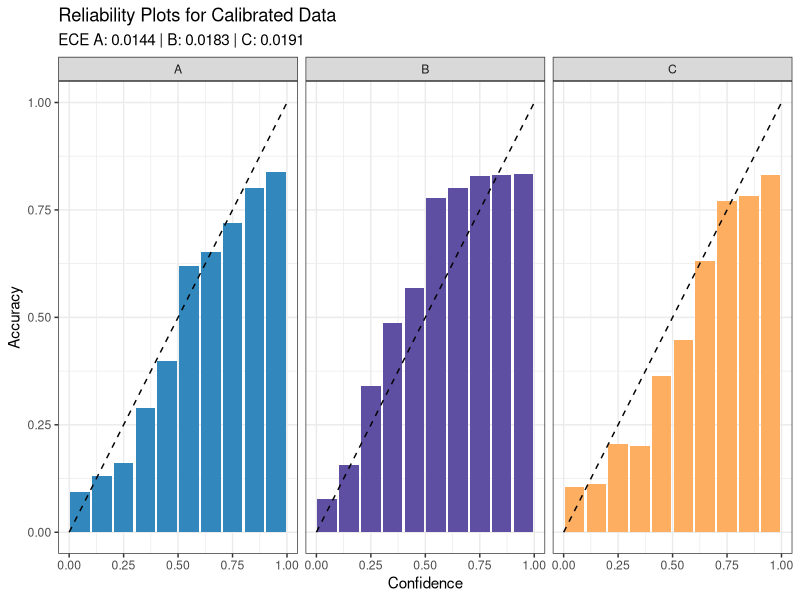

Generate this figure with R:
## Code to create reliability diagrams for calibrated data (20k dataset)

#Importing necessary libraries and data
library(tidyverse)
library(ggplot2)
calibrated <- read_csv("../results/testVectorScaled.csv")

#Setting colors for chart
group.colors = c("A" = "#3288BDFF", "B" = "#5E4FA2FF", "C" = "#FDAE61FF")

#Set ideal reliability for comparison
reliabilityIdeal <- data_frame(
  conf = c(0, .1, 0.2, 0.3, 0.4, 0.5, 0.6, 0.7, 0.8, 0.9, 1),
  acc = c(0, .1, 0.2, 0.3, 0.4, 0.5, 0.6, 0.7, 0.8, 0.9, 1)
)

#Wrangle data for reliability diagrams
BREAKS <- seq(0, 1, by = .1)

reliability <- function(df){
  df <- df |>
    rename(A = prob_class_A, 
           B = prob_class_B, 
           C = prob_class_C) |>
    pivot_longer(A:C, names_to = "group",
                 values_to = "conf") |>
    add_column(acc = 0)
  
  df$acc <- as.integer(df$group == df$actual_label)
  
  df$bin <- cut(df$conf, breaks = BREAKS, labels = FALSE, include.lowest = TRUE)
  
  df <- df |>
    group_by(bin, group) |>
    summarize(conf = mean(conf),
              acc = mean(acc),
              diff = acc-conf) |>
    arrange(bin)
  
  df$bin <- as.numeric(df$bin)
  
  return(df)
}

#Calculate ECE
ECE <- function(df, i){
  dfLong <- df |>
    rename(A = prob_class_A,
           B = prob_class_B,
           C = prob_class_C) |>
    pivot_longer(A:C,
                 names_to = "group",
                 values_to = "conf") |>
    mutate(bin = cut(conf, breaks = BREAKS, labels = FALSE, include.lowest = TRUE),
           acc = as.integer(group == actual_label))
  
  agg <- dfLong |>
    group_by(bin, group) |>
    summarize(conf = mean(conf),
              acc = mean(acc),
              n = n(),
              .groups = 'drop') |>
    mutate(w = n/sum(n),
           ece_term = abs(acc-conf)*w)
  
  
  agg |>
    filter(group == i) |>
    summarize(ECE = sum(ece_term)) |>
    pull(ECE)
}

#Create reliability chart
reliabilityChart <- function(testdf, title){
  test <- reliability(testdf)
  
  ggplot() +
    geom_col(data = test,
             aes(x = (bin/10-0.05), y = acc, fill = group)) +
    geom_line(data = reliabilityIdeal, 
              aes(x = conf, y = acc), linetype = 'dashed', 
              color = 'black') +
    facet_wrap(~group, nrow = 1)+ 
    labs(x = "Confidence", y = "Accuracy",
         colour = NULL,
         title = title,
         subtitle = glue::glue(
           "ECE A: {sprintf('%.4f', ECE(testdf, 'A'))} | ",
           "B: {sprintf('%.4f', ECE(testdf, 'B'))} | ",
           "C: {sprintf('%.4f', ECE(testdf, 'C'))}"
         )) +
    scale_fill_manual(values = group.colors) +
    theme_bw() +
    theme(legend.position = 'none')
}
  
plot <- reliabilityChart(calibrated, "Reliability Plots for Calibrated Data")

ggsave("figure10.png", plot, width = 11, height = 4)
